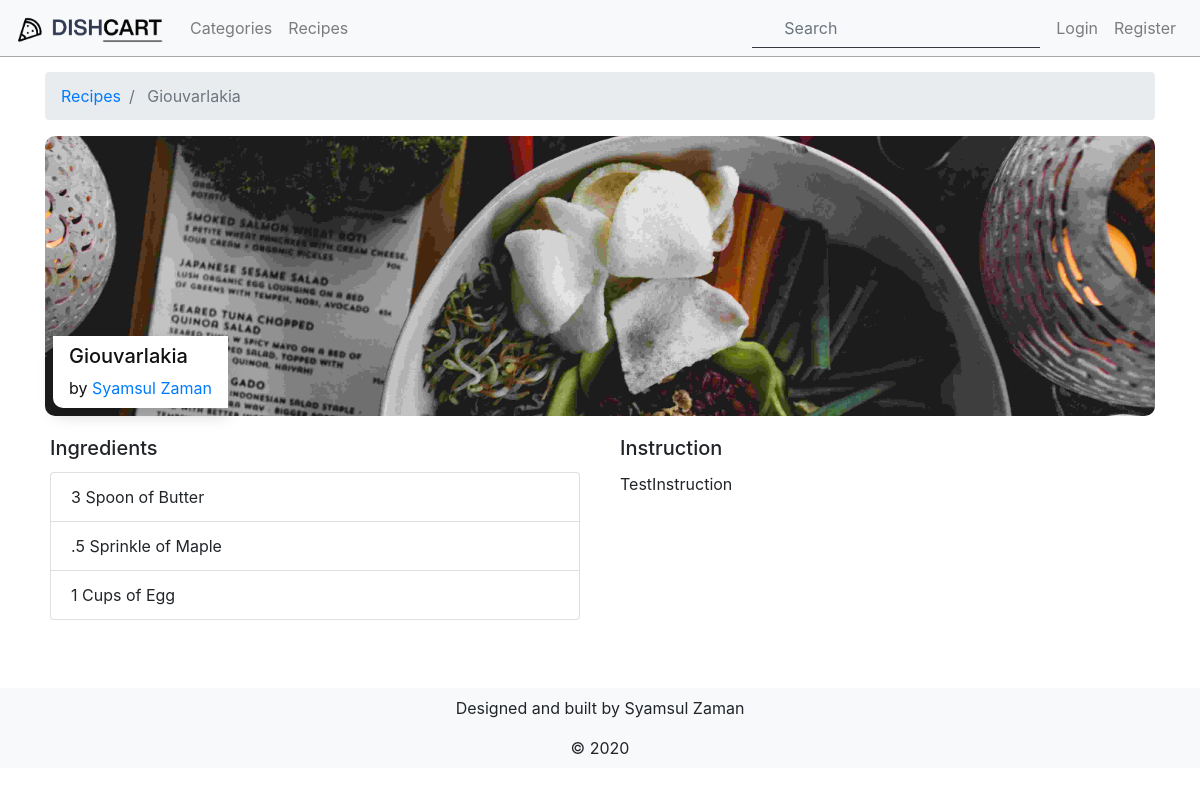
Page /recipes/detail/1 on the committed database.
### tables this page shows
CREATE TABLE `recipes` (
  `id` int(11) NOT NULL,
  `image` varchar(50) NOT NULL DEFAULT 'default-recipe.jpg',
  `name` varchar(150) NOT NULL,
  `user_id` int(11) NOT NULL,
  `category` varchar(20) NOT NULL,
  `instruction` text NOT NULL,
  `created_at` date NOT NULL DEFAULT current_timestamp(),
  `updated_at` date NOT NULL DEFAULT current_timestamp()
);

CREATE TABLE `users` (
  `id` int(11) NOT NULL,
  `username` varchar(150) NOT NULL,
  `first_name` varchar(150) NOT NULL,
  `last_name` varchar(150) NOT NULL,
  `email` varchar(150) NOT NULL,
  `password` varchar(150) NOT NULL,
  `access_control_level` text DEFAULT NULL,
  `profile_picture` varchar(50) NOT NULL DEFAULT 'default.png',
  `cover_picture` varchar(150) DEFAULT 'default-cover.jpg',
  `about` text DEFAULT NULL,
  `deleted` int(11) DEFAULT 0,
  `created_at` date NOT NULL DEFAULT current_timestamp(),
  `updated_at` date NOT NULL DEFAULT current_timestamp()
);

CREATE TABLE `measurement_quantity` (
  `id` int(11) NOT NULL,
  `amount` varchar(3) NOT NULL,
  `created_at` date NOT NULL DEFAULT current_timestamp(),
  `updated_at` date NOT NULL DEFAULT current_timestamp()
);

CREATE TABLE `measurement_units` (
  `id` int(11) NOT NULL,
  `description` varchar(150) NOT NULL,
  `created_at` date NOT NULL DEFAULT current_timestamp(),
  `updated_at` date NOT NULL DEFAULT current_timestamp()
);

CREATE TABLE `ingredients` (
  `id` int(11) NOT NULL,
  `name` varchar(150) NOT NULL,
  `created_at` date NOT NULL DEFAULT current_timestamp(),
  `updated_at` date NOT NULL DEFAULT current_timestamp()
);

### app/controllers/RecipesController.php (called while the page is built, shortened)
<?php
class RecipesController extends Controller {
  public function detailAction($id) {
  	$recipe = $this->RecipesModel->findSingleRecipe($id);
    $this->view->recipe = $recipe;
    $this->view->render('recipes/detail');
  }
}
 ?>

### index.php (called while the page is built, shortened)
<?php
  function autoload($className) {
    $classArray = explode("\\", $className);
    $class = array_pop($classArray);
    $subPath = strtolower(implode(DS, $classArray));
    $path = ROOT . DS . $subPath . DS . $class. '.php';
  }
	$url = isset($_SERVER['PATH_INFO']) ? explode('/', ltrim($_SERVER["PATH_INFO"], "/")) : [];
  Router::route($url);
 ?>

### core/Database.php (called while the page is built, shortened)
<?php
class Database {
	private $_pdo, $_query, $_error = false, $_result, $_count = 0, $_lastInsertID = null;
	private function __construct() {
		try {
			$this->_pdo = new PDO('mysql:host='.DB_HOST.';dbname='.DB_NAME.';',DB_USERNAME, DB_PASSWORD);
			$this->_pdo->setAttribute(PDO::ATTR_ERRMODE, PDO::ERRMODE_EXCEPTION);
			$this->_pdo->setAttribute(PDO::ATTR_EMULATE_PREPARES, false);
		} catch (PDOException $e) {
			die($e->getMessage());
		}
	}
  public function query($sql, $params = [], $class = []) {
    if ($this->_query = $this->_pdo->prepare($sql)) {
      if ($this->_query->execute()) {
      	if ($class) {
          $this->_result = $this->_query->fetchAll(PDO::FETCH_CLASS, $class);
      	} else {
	        $this->_result = $this->_query->fetchAll(PDO::FETCH_OBJ);
      	}
      } else {
        $this->_error = true;
      }
    }
    return $this;
  }
}
?>

### core/Model.php (called while the page is built, shortened)
<?php
class Model {
	protected $_db, $_table, $_modelName, $_softDelete = false, $_validates = true, $_validationErrors = [];
	public function __construct($table) {
		$this->_db = Database::getInstance();
	}
  public function query($sql, $bind = []) {
  	return $this->_db->query($sql, $bind);
  }
}
?>

### app/models/Recipes.php (called while the page is built, shortened)
<?php
	class Recipes extends Model {
		public function findSingleRecipe($id = '',$params = []) {
			$sql = "
			SELECT
				users.first_name,
		    users.last_name,
        users.id AS user_id,
		    recipes.*,
		    measurement_quantity.amount,
		    measurement_units.description AS unit,
			  ingredients.name AS ingredient_name
  		FROM
			    recipes
			JOIN users ON users.id = recipes.user_id
			JOIN recipe_ingredients ON recipe_ingredients.recipe_id = recipes.id
			JOIN ingredients ON ingredients.id = recipe_ingredients.ingredient_id
			JOIN measurement_units ON measurement_units.id = recipe_ingredients.measurement_unit_id
			JOIN measurement_quantity ON measurement_quantity.id = recipe_ingredients.measurement_quantity_id
			WHERE recipes.id = " . $id . " ";
			return $this->query($sql)->results();
		}
	}
 ?>

### core/Helpers.php (called while the page is built, shortened)
<?php
class Helpers {
  public static function truncate($string, $num) {
    if (strlen($string) >= $num) {
      return join(array_slice(str_split($string), 0, $num)) . " ...";
    } else {
      return $string;
    }
  }
}
 ?>

### app/views/recipes/detail.php (the view, shortened to what this page needs)
<section id="recipe-detail">
  <nav aria-label="breadcrumb">
    <ol class="breadcrumb">
      <li class="breadcrumb-item"><a href="<?= PROJECT_ROOT; ?>recipes">Recipes</a></li>
      <li class="breadcrumb-item active" aria-current="page"> <?= Helpers::truncate($this->recipe[0]->name, 20); ?></li>
    </ol>
  </nav>
  <div class="recipe-detail-body">
  <div class="recipe-detail-img position-relative d-flex align-items-end" style="background-image: url('<?= STATIC_FILES; ?>/images/<?= $this->recipe[0]->image; ?>');">
      <div class="recipe-detail-box position-absolute px-3 py-2 mx-2 my-2 shadow bg-white">
      <h5 class="recipe-detail-title"> <?= Helpers::truncate($this->recipe[0]->name, 20); ?></h5>
        <span class="recipe-detail-chef">by <a href="<?= PROJECT_ROOT; ?>user/detail/<?= $this->recipe[0]->user_id; ?>"><?= $this->recipe[0]->first_name; ?> <?= $this->recipe[0]->last_name; ?></a></span>
      </div>
    </div>
    <div class="row">
      <div class="card-body col-xs-12 col-md-6">
        <h5 class="card-title">Ingredients</h5>
        <ul class="list-group">
          <?php foreach($this->recipe as $ingredient): ?>
          <li class="list-group-item">
            <?= $ingredient->amount; ?>
            <?= $ingredient->unit; ?> of
            <?= $ingredient->ingredient_name; ?>
          </li>
          <?php endforeach; ?>
        </ul>
      </div>
      <div class="card-body col-xs-12 col-md-6">
        <h5 class="card-title">Instruction</h5>
        <p class="text-left">
          <?= $this->recipe[0]->instruction; ?>
        </p>
      </div>
    </div>
  </div>
</section>

### public/css/app.css (style rules this page uses)
:root { --softWhite: #fff; --darkGray: gray; }
* { margin:0; padding:0; }
html { height: 100%; }
body { background-color: var(--softWhite); display: flex; flex-direction: column; min-height: 100%; }
.recipe-detail-img { height:280px; background-size:cover; background-position: center; border-radius: 10px; }
.recipe-detail-box { color: #111; background-color: #fff; border-bottom-left-radius: 10px; }

### rows in the picture
recipes: name "Giouvarlakia", image (placeholder picture), measurement_quantity.amount "3", measurement_units.description "Spoon", ingredients.name "Butter", measurement_quantity.amount ".5", measurement_units.description "Sprinkle", ingredients.name "Maple", measurement_quantity.amount "1", measurement_units.description "Cups", ingredients.name "Egg", instruction "TestInstruction"
users: first_name "Syamsul", last_name "Zaman"
